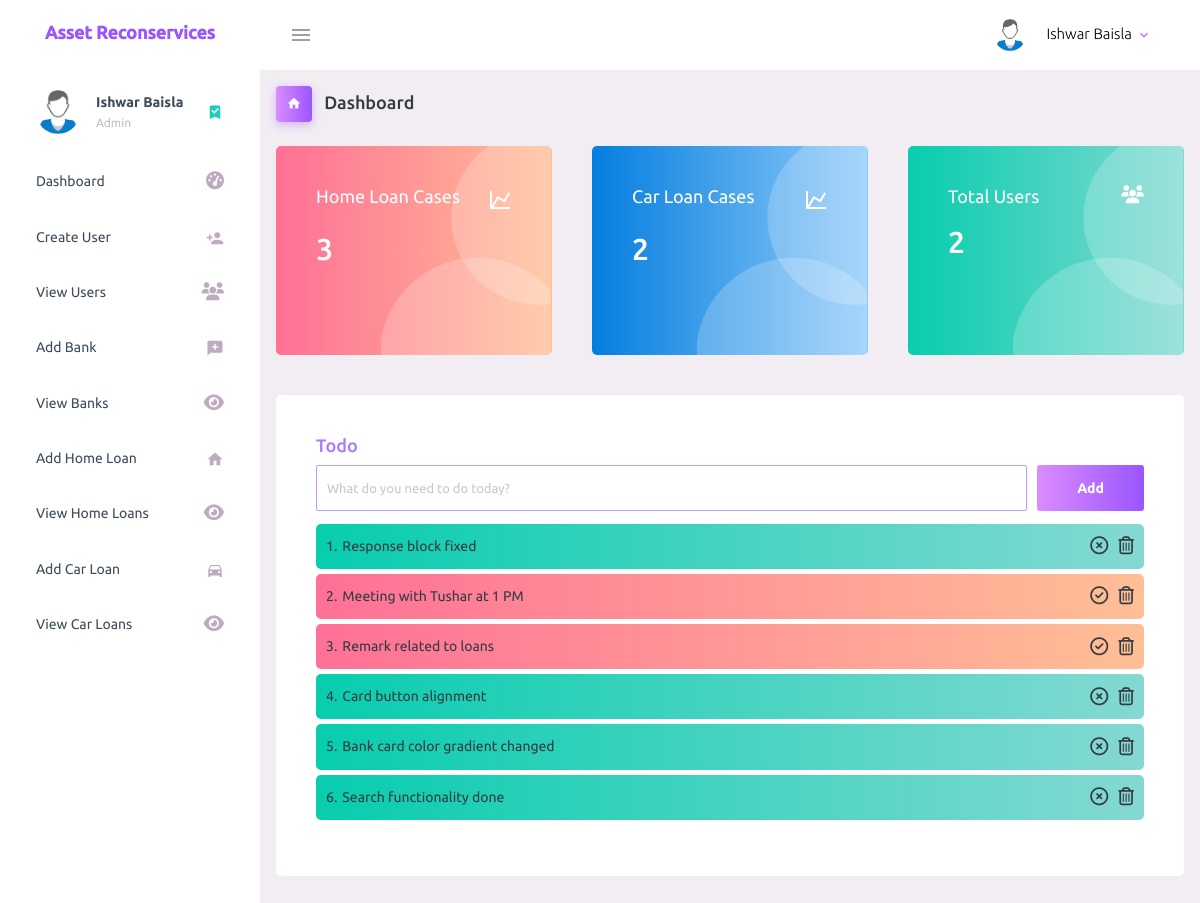
The app's page / (signed in) with its own data.
### tables this page shows
CREATE TABLE `to_do` (
  `to_do_id` int(11) NOT NULL,
  `user_id` int(11) NOT NULL,
  `to_do_work` varchar(200) NOT NULL,
  `status` tinyint(4) NOT NULL
);

### index.php (the view, shortened to what this page needs)
<?php
  require_once('connection.php');
  $sql = "SELECT user_id FROM user_registration";
  $result = $conn->query($sql);
  $total_users = $result->num_rows;
  $sql = "SELECT home_loan_cid FROM home_loan";
  $result = $conn->query($sql);
  $total_home_loan = $result->num_rows;
  $sql = "SELECT car_loan_cid FROM car_loan";
  $result = $conn->query($sql);
  $total_car_loan = $result->num_rows;
?>
<!DOCTYPE html>
<html lang="en">
  <head>
    <link rel="stylesheet" href="assets/vendors/mdi/css/materialdesignicons.min.css">
    <link rel="stylesheet" href="assets/vendors/css/vendor.bundle.base.css">
    <link rel="stylesheet" href="assets/css/style.css">
  </head>
  <body>
    <div class="container-scroller">
      <?php require 'includes/dashboard-header.php'; ?>
      <div class="container-fluid page-body-wrapper">
        <?php require 'includes/side-navigation.php'; ?>
        <div class="main-panel">
          <div class="content-wrapper">
            <div class="page-header">
              <h3 class="page-title">
                <span class="page-title-icon bg-gradient-primary text-white mr-2">
                  <i class="mdi mdi-home"></i>
                </span> Dashboard
              </h3>
            </div>
            <div class="row">
              <div class="col-md-4 stretch-card grid-margin">
                <div class="card bg-gradient-danger card-img-holder text-white">
                  <div class="card-body">
                    <img src="assets/images/dashboard/circle.svg" class="card-img-absolute" alt="circle-image" />
                    <h4 class="font-weight-normal mb-3">Home Loan Cases <i class="mdi mdi-chart-line mdi-24px float-right"></i>
                    </h4>
                    <h2 class="mb-5"><?php echo $total_home_loan; ?></h2>
                  </div>
                </div>
              </div>
              <div class="col-md-4 stretch-card grid-margin">
                <div class="card bg-gradient-info card-img-holder text-white">
                  <div class="card-body">
                    <img src="assets/images/dashboard/circle.svg" class="card-img-absolute" alt="circle-image" />
                    <h4 class="font-weight-normal mb-3">Car Loan Cases <i class="mdi mdi-chart-line mdi-24px float-right"></i>
                    </h4>
                    <h2 class="mb-5"><?php echo $total_car_loan; ?></h2>
                  </div>
                </div>
              </div>
              <div class="col-md-4 stretch-card grid-margin">
                <div class="card bg-gradient-success card-img-holder text-white">
                  <div class="card-body">
                    <img src="assets/images/dashboard/circle.svg" class="card-img-absolute" alt="circle-image" />
                    <h4 class="font-weight-normal mb-3">Total Users <i class="fas fa-users mdi-24px float-right"></i>
                    </h4>
                    <h2 class="mb-5"><?php echo $total_users; ?></h2>
                  </div>
                </div>
              </div>
              <div class="col-md-12 grid-margin stretch-card">
                <div class="card">
                  <div class="card-body">
                    <h4 class="theme-text">Todo</h4>
                    <form class="d-flex" method="POST">
                      <input style="margin-right: 10px;" type="text" id="to-do-work" class="form-control todo-list-input form-input" placeholder="What do you need to do today?">
                      <button class="add btn btn-gradient-primary font-weight-bold todo-list-add-btn" type="submit" id="add-task">Add</button>
                    </form>
                    <div class="">
                      <ul id="all-to-do-list" class="">
                        <?php
                            $sql = "SELECT * FROM to_do WHERE user_id = '$_SESSION[user_id]' ORDER BY to_do_id DESC";
                            $result = $conn->query($sql);
                            $index = 0;
                            while($row = $result->fetch_assoc()){
                              if($row['status'] == '0')
                                  $css_class = 'bg-gradient-danger';
                              if($row['status'] == '1')
                                  $css_class = 'bg-gradient-success'
                          ?>
                          <li class="<?php echo $css_class; ?>">
                              <div>
                                  <span><?php echo ($index+1).'.'; ?></span>
                                  <label><?php echo $row['to_do_work']; ?></label>
                              </div>
                              <span>
                                  <?php if($row['status'] == '0'){ ?>
                                          <i class="far fa-check-circle make-status-success"></i>
                                  <?php
                                      }
                                  ?>
                                  <?php if($row['status'] == '1'){ ?>
                                          <i class="far fa-times-circle make-status-incomplete"></i>
                                  <?php
                                      }
                                  ?>
                                  <i class="far fa-trash-alt remove-to-do-work"></i>
                              </span>
                          </li>
                          <?php
                            $index += 1;
                            }
                        ?>
                      </ul>
                    </div>
                  </div>
                </div>
              </div>
        </div>
      </div>
    </div>
  </body>
</html>

### records on screen
to_do: to_do_work "Response block fixed"
to_do: to_do_work "Meeting with Tushar at 1 PM"
to_do: to_do_work "Remark related to loans"
to_do: to_do_work "Card button alignment"
to_do: to_do_work "Bank card color gradient changed"
to_do: to_do_work "Search functionality done"

### other values on screen
$_SESSION['user_full_name'] "Ishwar Baisla"
$total_home_loan "3"
$total_car_loan "2"
$total_users "2"
